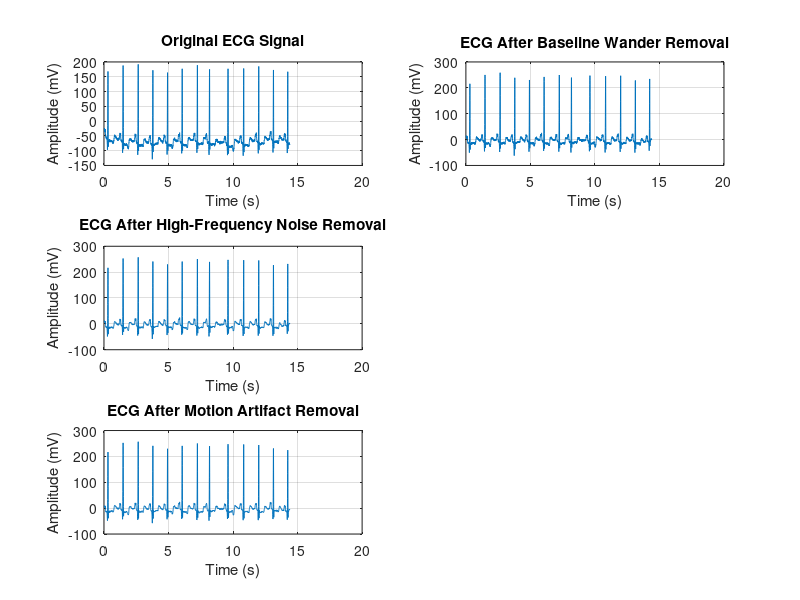

Reproduce this figure in MATLAB. (Note: this script raises an error after producing the figure.)
% Load ECG data (Replace with your own data file)
data = load('100m.mat');
ecg_signal = data.val(1, :); 
fs = 250; 
% Time vector
N = length(ecg_signal); 
t = (0:N-1) / fs; 
% Plot the original ECG signal
figure;
subplot(3, 2, 1);
plot(t, ecg_signal);
title('Original ECG Signal');
xlabel('Time (s)');
ylabel('Amplitude (mV)');
grid on;

% --- 1. Remove Baseline Wander (High-pass filter) ---
fc_baseline = 0.5; % Cutoff frequency for baseline wander in Hz
[b_high, a_high] = butter(2, fc_baseline / (fs / 2), 'high');
ecg_no_baseline = filtfilt(b_high, a_high, ecg_signal);

% Plot the ECG after baseline wander removal
subplot(3, 2, 2);
plot(t, ecg_no_baseline);
title('ECG After Baseline Wander Removal');
xlabel('Time (s)');
ylabel('Amplitude (mV)');
grid on;

% --- 2. Remove High-frequency Noise (Low-pass filter) ---
fc_noise = 40; % Cutoff frequency for high-frequency noise in Hz
[b_low, a_low] = butter(4, fc_noise / (fs / 2), 'low');
ecg_filtered = filtfilt(b_low, a_low, ecg_no_baseline);

% -- 3. Plot the ECG after high-frequency noise removal
subplot(3, 2, 3);
plot(t, ecg_filtered);
title('ECG After High-Frequency Noise Removal');
xlabel('Time (s)');
ylabel('Amplitude (mV)');
grid on;

% --- 4. Remove Motion Artifacts (Band-pass filter) ---
fc_low = 0.5; % Low cutoff frequency for ECG signal
fc_high = 50; % High cutoff frequency for ECG signal
[b_bandpass, a_bandpass] = butter(4, [fc_low / (fs / 2), fc_high / (fs / 2)], 'bandpass');
ecg_bandpass_filtered = filtfilt(b_bandpass, a_bandpass, ecg_filtered);


% Plot the ECG after motion artifact removal
subplot(3, 2, 5);
plot(t, ecg_bandpass_filtered);
title('ECG After Motion Artifact Removal');
xlabel('Time (s)');
ylabel('Amplitude (mV)');
grid on;

% Powerline Interference (50 Hz)
fc_line = 50; % Powerline frequency (50 Hz)
Q_factor = 35; % Quality factor (higher Q gives a narrower notch)
% Normalized frequency (W0) for the notch filter
W0 = fc_line / (fs / 2); % W0 is normalized by Nyquist frequency
BW = W0 / Q_factor; % BW is related to Q-factor
[b_notch, a_notch] = iirnotch(W0, BW); 
ecg_no_interference = filtfilt(b_notch, a_notch, ecg_filtered);
q6666666666666666666666666666666666666666666666666666666666666666666666666666666666666
% Plot the ECG after powerline interference removal
subplot(3,2,4)
plot(t, ecg_no_interference);
title('ECG After Powerline Interference Removal');
xlabel('Time (s)');
ylabel('Amplitude (mV)');
grid on;